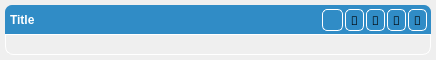
<?xml version="1.0" encoding="UTF-8"?>
<ui version="4.0">
 <class>ComponentContainerClass</class>
 <widget class="QWidget" name="ComponentContainerClass">
  <property name="geometry">
   <rect>
    <x>0</x>
    <y>0</y>
    <width>436</width>
    <height>54</height>
   </rect>
  </property>
  <property name="windowTitle">
   <string>ComponentContainer</string>
  </property>
  <property name="styleSheet">
   <string notr="true"/>
  </property>
  <layout class="QVBoxLayout" name="verticalLayout">
   <property name="spacing">
    <number>0</number>
   </property>
   <property name="leftMargin">
    <number>5</number>
   </property>
   <property name="topMargin">
    <number>5</number>
   </property>
   <property name="rightMargin">
    <number>5</number>
   </property>
   <property name="bottomMargin">
    <number>5</number>
   </property>
   <item>
    <widget class="QWidget" name="Root" native="true">
     <property name="styleSheet">
      <string notr="true">QWidget#Root {
	background: palette(window);
	border: 1px solid palette(bright-text);
	border-radius: 8px;
}</string>
     </property>
     <layout class="QVBoxLayout" name="RootLayout" stretch="0,1">
      <property name="spacing">
       <number>0</number>
      </property>
      <property name="leftMargin">
       <number>0</number>
      </property>
      <property name="topMargin">
       <number>0</number>
      </property>
      <property name="rightMargin">
       <number>0</number>
      </property>
      <property name="bottomMargin">
       <number>0</number>
      </property>
      <item>
       <widget class="QWidget" name="Title" native="true">
        <property name="styleSheet">
         <string notr="true">QWidget#Title {
	background: palette(highlight);
	border-bottom: 1px solid palette(bright-text);
	border-top-left-radius: 7px;
	border-top-right-radius: 7px;

}

QWidget#Title QLabel {
	color: palette(highlighted-text);
}

QWidget#Title QToolButton {
	background: transparent;
	border: 1px solid palette(highlighted-text);
	border-radius: 5px;
}

QWidget#Title QToolButton:hover {
	background: palette(bright-text);
}

QWidget#Title QToolButton:pressed {
	background: palette(dark);
}</string>
        </property>
        <layout class="QHBoxLayout" name="ButtonLayout" stretch="0,0,0,0,0">
         <property name="spacing">
          <number>2</number>
         </property>
         <property name="sizeConstraint">
          <enum>QLayout::SizeConstraint::SetDefaultConstraint</enum>
         </property>
         <property name="leftMargin">
          <number>5</number>
         </property>
         <property name="topMargin">
          <number>4</number>
         </property>
         <property name="rightMargin">
          <number>4</number>
         </property>
         <property name="bottomMargin">
          <number>4</number>
         </property>
         <item>
         <widget class="QLabel" name="TitleLabel">
           <property name="font">
            <font>
             <weight>600</weight>
             <bold>true</bold>
            </font>
           </property>
           <property name="text">
            <string>Title</string>
           </property>
          </widget>
         </item>
         <item>
          <spacer name="horizontalSpacer">
           <property name="orientation">
            <enum>Qt::Orientation::Horizontal</enum>
           </property>
           <property name="sizeType">
            <enum>QSizePolicy::Policy::MinimumExpanding</enum>
           </property>
           <property name="sizeHint" stdset="0">
            <size>
             <width>40</width>
             <height>20</height>
            </size>
           </property>
          </spacer>
         </item>
         <item>
          <widget class="QToolButton" name="ConfigurationBtn">
           <property name="visible">
            <bool>false</bool>
           </property>
           <property name="toolTip">
            <string>Configure tool</string>
           </property>
           <property name="maximumSize">
            <size>
             <width>25</width>
             <height>25</height>
            </size>
           </property>
           <property name="text">
            <string/>
           </property>
           <property name="toolButtonStyle">
            <enum>Qt::ToolButtonStyle::ToolButtonIconOnly</enum>
           </property>
           <property name="popupMode">
            <enum>QToolButton::ToolButtonPopupMode::InstantPopup</enum>
           </property>
           <property name="autoRaise">
            <bool>true</bool>
           </property>
          </widget>
         </item>
         <item>
          <widget class="QToolButton" name="UpBtn">
           <property name="visible"><bool>false</bool></property>
           <property name="maximumSize">
            <size>
             <width>25</width>
             <height>25</height>
           </size>
           </property>
           <property name="toolButtonStyle">
            <enum>Qt::ToolButtonStyle::ToolButtonIconOnly</enum>
           </property>
           <property name="autoRaise">
            <bool>true</bool>
           </property>
           <property name="font">
            <font>
             <family>Segoe MDL2 Assets</family>
            </font>
           </property>
           <property name="text">
            <string></string>
           </property>
          </widget>
         </item>
         <item>
          <widget class="QToolButton" name="DownBtn">
           <property name="visible"><bool>false</bool></property>
           <property name="maximumSize">
            <size>
             <width>25</width>
             <height>25</height>
           </size>
           </property>
           <property name="toolButtonStyle">
            <enum>Qt::ToolButtonStyle::ToolButtonIconOnly</enum>
           </property>
           <property name="autoRaise">
            <bool>true</bool>
           </property>
           <property name="font">
            <font>
             <family>Segoe MDL2 Assets</family>
            </font>
           </property>
           <property name="text">
            <string></string>
           </property>
          </widget>
         </item>
         <item>
          <widget class="QToolButton" name="CollapseBtn">
           <property name="maximumSize">
            <size>
             <width>25</width>
             <height>25</height>
           </size>
           </property>
           <property name="toolButtonStyle">
            <enum>Qt::ToolButtonStyle::ToolButtonIconOnly</enum>
           </property>
           <property name="autoRaise">
            <bool>true</bool>
           </property>
           <property name="font">
            <font>
             <family>Segoe MDL2 Assets</family>
            </font>
           </property>
           <property name="text">
            <string></string>
           </property>
          </widget>
         </item>
         <item>
          <widget class="QToolButton" name="CloseBtn">
           <property name="sizePolicy">
            <sizepolicy hsizetype="Fixed" vsizetype="Minimum">
             <horstretch>0</horstretch>
             <verstretch>0</verstretch>
            </sizepolicy>
           </property>
           <property name="maximumSize">
            <size>
             <width>25</width>
             <height>25</height>
           </size>
           </property>
           <property name="toolButtonStyle">
            <enum>Qt::ToolButtonStyle::ToolButtonIconOnly</enum>
           </property>
           <property name="autoRaise">
            <bool>true</bool>
           </property>
           <property name="font">
            <font>
             <family>Segoe MDL2 Assets</family>
            </font>
           </property>
           <property name="text">
            <string></string>
           </property>
          </widget>
         </item>
        </layout>
       </widget>
      </item>
      <item>
       <widget class="QWidget" name="Content" native="true">
        <layout class="QVBoxLayout" name="ContentLayout">
         <property name="leftMargin">
          <number>10</number>
         </property>
         <property name="topMargin">
          <number>10</number>
         </property>
         <property name="rightMargin">
          <number>10</number>
         </property>
         <property name="bottomMargin">
          <number>10</number>
         </property>
        </layout>
       </widget>
      </item>
     </layout>
    </widget>
   </item>
  </layout>
 </widget>
 <layoutdefault spacing="6" margin="11"/>
 <resources/>
 <connections/>
</ui>
